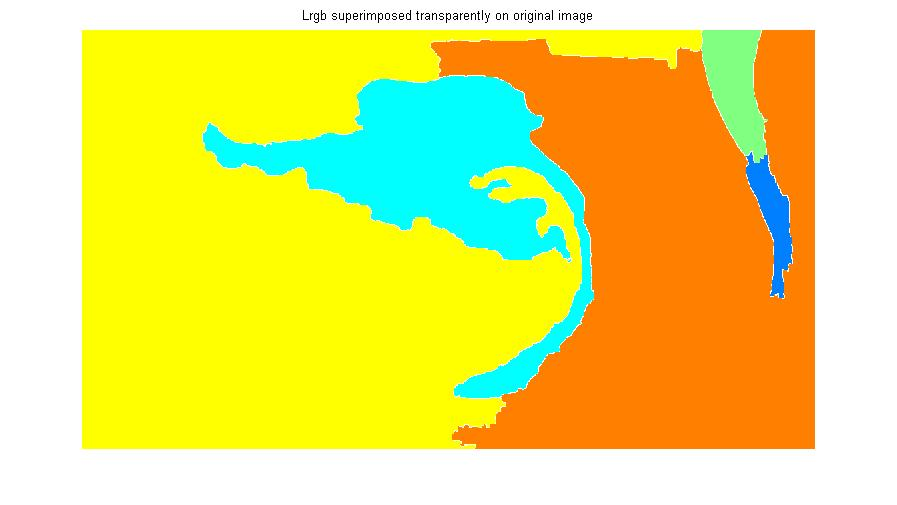
%> input picture image proj/watershedop.jpg, 897 x 505 px
$ octave mask.m   (GNU Octave 9; MATLAB toolbox functions it lacks are replaced by stand-ins)
%> lines starting %> are read from the running program, lines starting %| are printed output that depends on the picture; in (x1, y1, x2, y2) boxes, pixels count from 0 and x2, y2 are one past the last pixel; in counts of white or black regions, pixels touching at a corner belong together; the program's own positions count from 1

% Read standard MATLAB demo image.
rgbImage = imread('C:\Users\Lenovo\Desktop\image proj\watershedop.jpg');
%> rgbImage is the input picture: size 505x897x3 uint8; mean R, G, B 230, 224.6, 107.4
% Display the original image.

imshow(rgbImage);
title('Original RGB Image');
% Maximize figure.
set(gcf, 'Position', get(0, 'ScreenSize'));
% Split the original image into color bands.
redBand = rgbImage(:,:, 1);
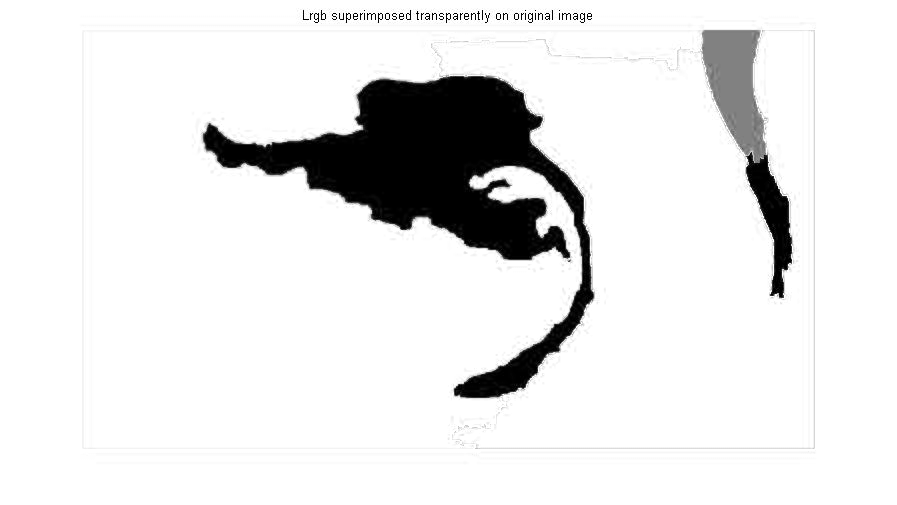
%> redBand: size 505x897 uint8; min 0, max 255, mean 230
greenBand = rgbImage(:,:, 2);
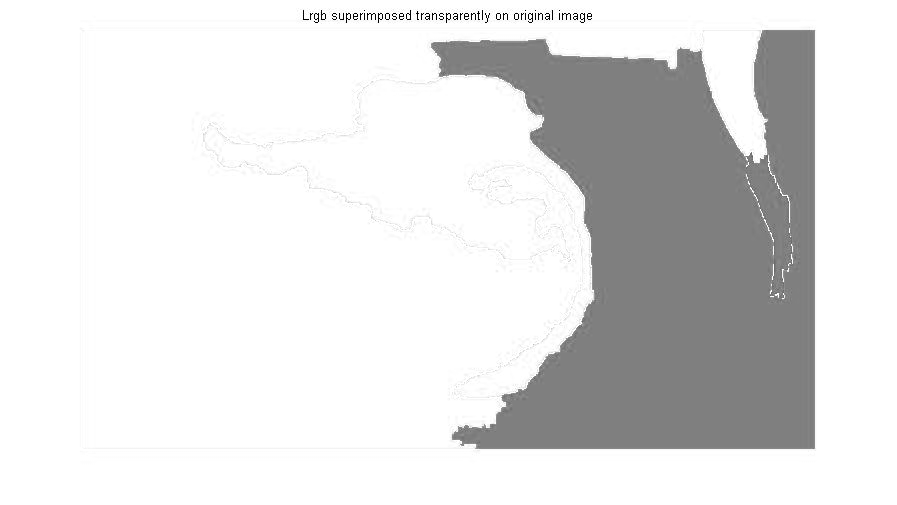
%> greenBand: size 505x897 uint8; min 0, max 255, mean 224.6
blueBand = rgbImage(:,:, 3);
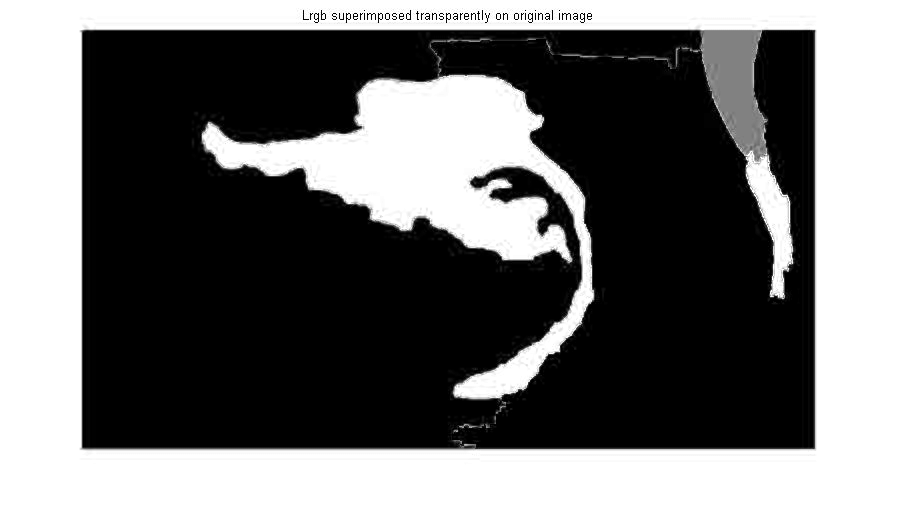
%> blueBand: size 505x897 uint8; min 0, max 255, mean 107.4
% Display them.

% Threshold each color band.
redthreshold = 30;
greenThreshold = 220;
blueThreshold = 220;
redMask = (redBand < redthreshold);
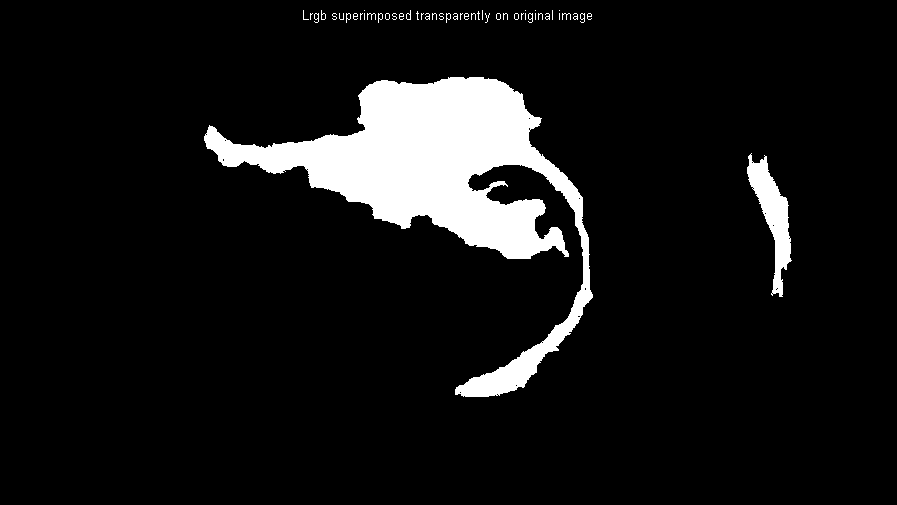
%> redMask: size 505x897 logical; 8.5% white; 50 white regions (38 under 20 px), largest, box (x1, y1, x2, y2) and area: (204, 77, 593, 397) 35222, (747, 153, 792, 297) 2492, (367, 13, 376, 20) 25
greenMask = (greenBand > greenThreshold);
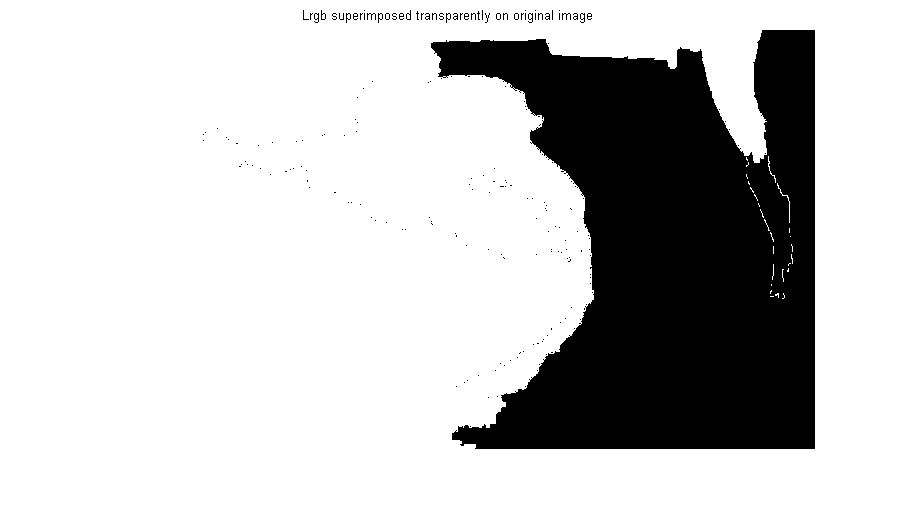
%> greenMask: size 505x897 logical; 76.7% white; 199 black regions (188 under 20 px), largest, box (x1, y1, x2, y2) and area: (431, 30, 815, 449) 104857, (367, 13, 376, 20) 25, (562, 13, 571, 20) 25
blueMask = (blueBand > blueThreshold);
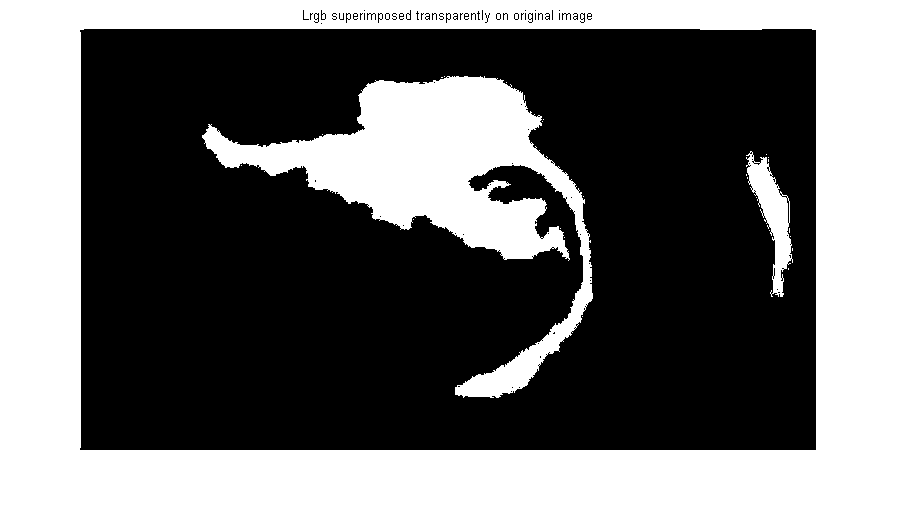
%> blueMask: size 505x897 logical; 40.2% white; 26 white regions (23 under 20 px), largest, box (x1, y1, x2, y2) and area: (0, 0, 897, 505) 142918, (202, 76, 593, 398) 36650, (746, 151, 793, 297) 2629

% Combine the masks to find where all 3 are "true."
redObjectsMask = uint8(redMask & greenMask & blueMask);
%> redObjectsMask: size 505x897 uint8; values 0 (black) and 1 (white), 7.7% white; 1 white region, box (x1, y1, x2, y2) and area: (204, 77, 593, 397) 35087

imshow(redObjectsMask, []);
title('Red Objects Mask');
maskedrgbImage = uint8(zeros(size(redObjectsMask))); % Initialize
maskedrgbImage(:,:,1) = rgbImage(:,:,1) .* redObjectsMask;
maskedrgbImage(:,:,2) = rgbImage(:,:,2) .* redObjectsMask;
maskedrgbImage(:,:,3) = rgbImage(:,:,3) .* redObjectsMask;
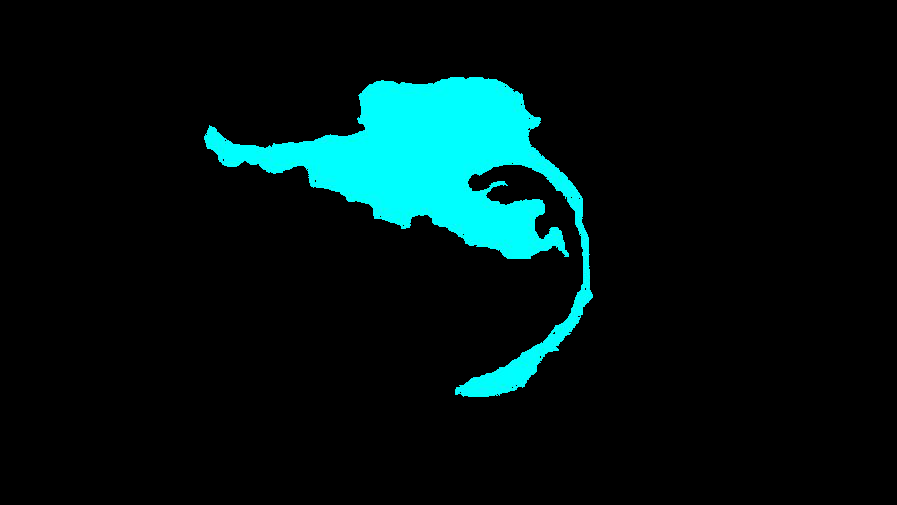
%> maskedrgbImage: size 505x897x3 uint8; mean R, G, B 0.2, 19.7, 19.6


area=bwarea(redObjectsMask)
%> area = 35181.1
